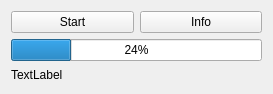
<?xml version="1.0" encoding="UTF-8"?>
<ui version="4.0">
 <class>Widget</class>
 <widget class="QWidget" name="Widget">
  <property name="geometry">
   <rect>
    <x>0</x>
    <y>0</y>
    <width>273</width>
    <height>94</height>
   </rect>
  </property>
  <property name="windowTitle">
   <string>Widget</string>
  </property>
  <layout class="QVBoxLayout" name="verticalLayout">
   <item>
    <layout class="QHBoxLayout" name="horizontalLayout">
     <item>
      <widget class="QPushButton" name="btnStart">
       <property name="text">
        <string>Start</string>
       </property>
      </widget>
     </item>
     <item>
      <widget class="QPushButton" name="btnInfo">
       <property name="text">
        <string>Info</string>
       </property>
      </widget>
     </item>
    </layout>
   </item>
   <item>
    <widget class="QProgressBar" name="pgb">
     <property name="value">
      <number>24</number>
     </property>
    </widget>
   </item>
   <item>
    <widget class="QLabel" name="lb">
     <property name="text">
      <string>TextLabel</string>
     </property>
    </widget>
   </item>
  </layout>
 </widget>
 <resources/>
 <connections/>
</ui>
